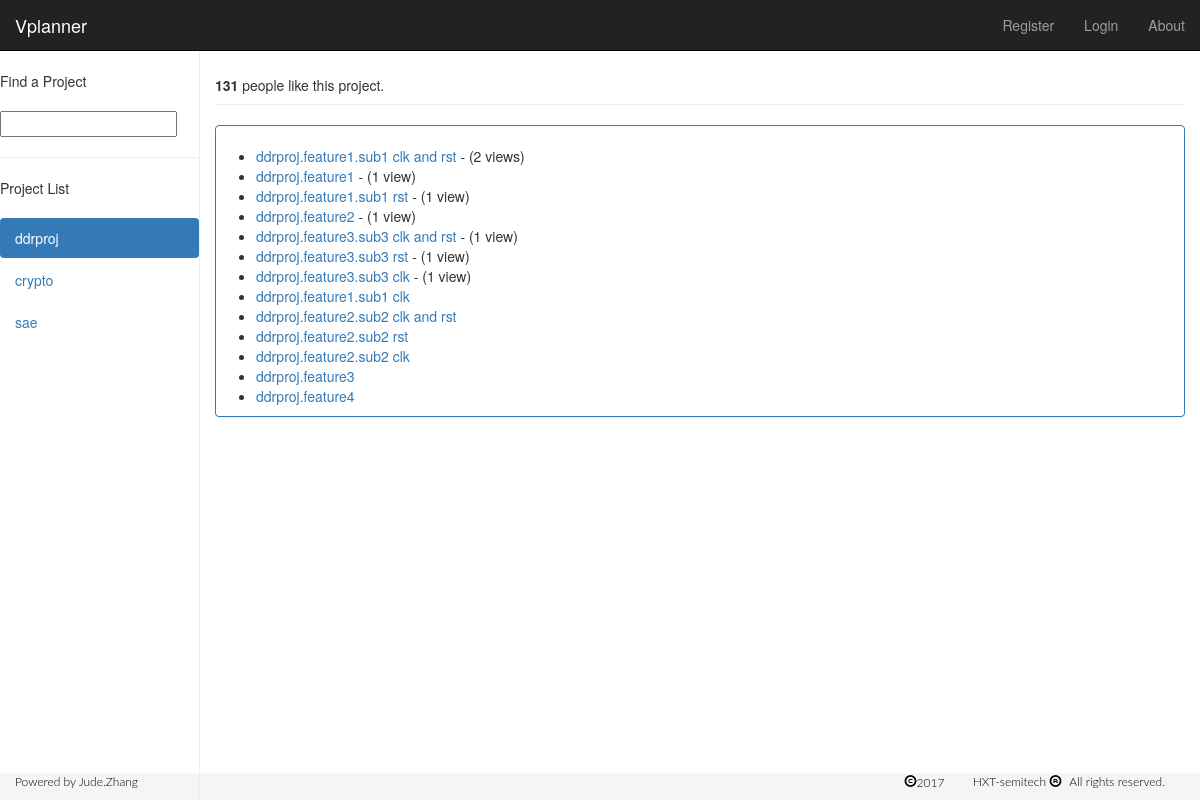
Page /planner/project/ddrproj/ on the committed database.
### planner/models.py (models this page shows, shortened)
class Project(models.Model):
    name = models.CharField(max_length=128, unique=True)
    likes = models.IntegerField(default=0)
    slug = models.SlugField()
    pid = models.IntegerField(default=0)

class AbstractFeature(models.Model):
    parent_feature = models.ForeignKey('self', blank=True, null=True, related_name='child_set')
    class Meta:
        abstract = True

class Feature(AbstractFeature):
    project = models.ForeignKey(Project, related_name='project_set')
    name = models.CharField(max_length=128)
    views = models.IntegerField(default=0)
    pid = models.IntegerField(default=0)

### planner/views.py (the view)
# urls.py: url(r'^project/(?P<project_name_slug>[\w\-]+)/$', views.project, name='project'),
def project(request, project_name_slug):
    context_dict = {}
    context_dict['result_list'] = None
    context_dict['query'] = None
    if request.method == 'POST':
        query = request.POST['query'].strip()
        if query:
            result_list = baidu_search(query)
            context_dict['result_list'] = result_list
            context_dict['query'] = query
    try:
        project =Project.objects.get(slug=project_name_slug)
        context_dict['project_name'] = project.name
        features = Feature.objects.filter(project=project).order_by('-views')
        context_dict['features'] = features
        context_dict['project'] = project
    except project.DoesNotExist:
        pass
    if not context_dict['query']:
        context_dict['query'] = project.name
    return render(request, 'planner/project.html', context_dict)

### planner/templatetags/planner_extras.py (called while the page is built)
@register.inclusion_tag('planner/cats.html')
def get_category_list(cat=None):
    return {'cats':Project.objects.all(), 'act_cat': cat}

### templates/planner/project.html (shortened to what this page needs)
{% extends 'planner/base.html' %}
{% block body_block %}
    <div class="page-header">
        <b id="like_count">{{ project.likes }}</b> people like this project.
    </div>
<div class="panel panel-primary">
            <br/>
    {% if project %}
        <div id="features">
            {% if features %}
                <ul>
                    {% for feature in features %}
                        <li>
                            <a href="{% url 'feature'  project_name=project.name feature_pk=feature.pk %}">{{ feature.name }}</a>
                            {% if feature.views > 1 %}
                                - ({{ feature.views }} views)
                            {% elif feature.views == 1 %}
                                - ({{ feature.views }} view)
                            {% endif %}
                        </li>
                    {% endfor %}
                </ul>
            {% else %}
            <p class="text-center"><strong>No feature currently in this project.</strong> <p/>
            {% endif %}
         </div>
    {% else %}
        The specified project {{ project_name }} does not exist!
    {% endif %}
     </div>
{% endblock %}

### templates/planner/cats.html
{% if cats %}
    <ul class="nav nav-pills nav-stacked">
    {% for c in cats %}
        {% if c == act_cat %}
            <li  class="active" >
        {% else  %}
            <li>
        {% endif %}
        <a href="{% url 'project'  c.slug %}">{{ c.name }}</a></li>
    {% endfor %}
    </ul>
{% endif %}

### rows in the picture
Project: name "ddrproj", likes "131"
Project: name "crypto"
Project: name "sae"
Feature: name "ddrproj.feature1.sub1 clk and rst", views "2"
Feature: name "ddrproj.feature1", views "1"
Feature: name "ddrproj.feature1.sub1 rst", views "1"
Feature: name "ddrproj.feature2", views "1"
Feature: name "ddrproj.feature3.sub3 clk and rst", views "1"
Feature: name "ddrproj.feature3.sub3 rst", views "1"
Feature: name "ddrproj.feature3.sub3 clk", views "1"
Feature: name "ddrproj.feature1.sub1 clk"
Feature: name "ddrproj.feature2.sub2 clk and rst"
Feature: name "ddrproj.feature2.sub2 rst"
Feature: name "ddrproj.feature2.sub2 clk"
Feature: name "ddrproj.feature3"
Feature: name "ddrproj.feature4"
